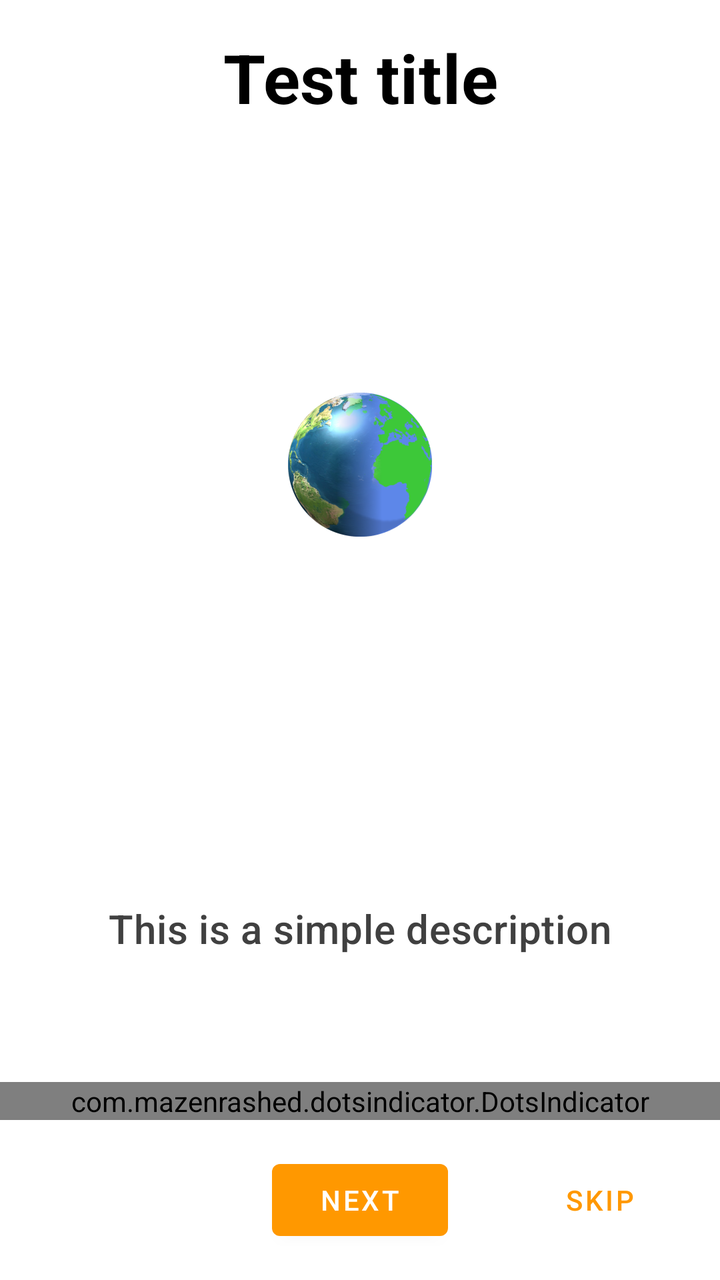
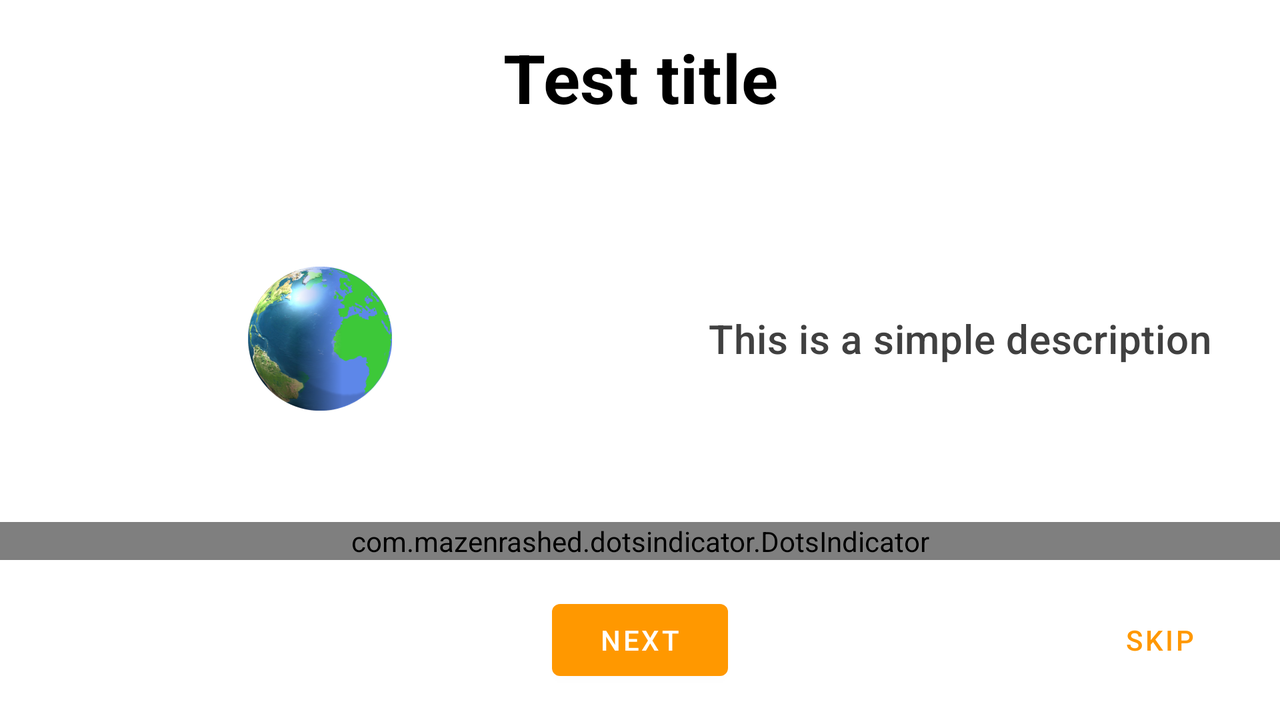

Two renders of one Android screen. The first uses the default layout on a phone; the second uses the alternative layout the repository ships for a different screen configuration, on a matching device. The two XML files are below.
<!-- AndroidManifest.xml: activity theme AppTheme.Onboard -->
<!-- res/layout/activity_onboard.xml -->
<?xml version="1.0" encoding="utf-8"?>
<androidx.constraintlayout.widget.ConstraintLayout xmlns:android="http://schemas.android.com/apk/res/android"
    xmlns:app="http://schemas.android.com/apk/res-auto"
    xmlns:tools="http://schemas.android.com/tools"
    android:layout_width="match_parent"
    android:layout_height="match_parent">

    <TextView
        android:id="@+id/title"
        android:layout_width="0dp"
        android:layout_height="wrap_content"
        android:layout_margin="16dp"
        android:gravity="center_horizontal"
        android:lines="1"
        android:textAppearance="@style/TextAppearance.MaterialComponents.Headline4"
        android:textColor="@color/black"
        android:textStyle="bold"
        app:layout_constraintBottom_toTopOf="@id/container"
        app:layout_constraintEnd_toEndOf="parent"
        app:layout_constraintStart_toStartOf="parent"
        app:layout_constraintTop_toTopOf="parent"
        tools:text="Test title" />

    <FrameLayout
        android:id="@+id/container"
        android:layout_width="0dp"
        android:layout_height="0dp"
        app:layout_constraintBottom_toTopOf="@id/indicator"
        app:layout_constraintEnd_toEndOf="parent"
        app:layout_constraintStart_toStartOf="parent"
        app:layout_constraintTop_toBottomOf="@id/title">

        <LinearLayout
            android:id="@+id/image_container"
            android:layout_width="match_parent"
            android:layout_height="match_parent"
            android:orientation="vertical">

            <ImageView
                android:id="@+id/image_image"
                android:layout_width="match_parent"
                android:layout_height="0dp"
                android:layout_margin="16dp"
                android:layout_weight="1"
                android:contentDescription="@string/image_description"
                android:scaleType="centerInside"
                tools:src="@mipmap/ic_launcher_foreground" />

            <TextView
                android:id="@+id/image_description"
                android:layout_width="match_parent"
                android:layout_height="wrap_content"
                android:layout_margin="16dp"
                android:gravity="center"
                android:lines="5"
                android:textAppearance="@style/TextAppearance.MaterialComponents.Headline6"
                android:textColor="@color/gray25"
                tools:text="This is a simple description" />
        </LinearLayout>

        <LinearLayout
            android:id="@+id/checkbox_container"
            android:layout_width="match_parent"
            android:layout_height="match_parent"
            android:orientation="vertical"
            android:visibility="gone">

            <TextView
                android:id="@+id/checkbox_description"
                android:layout_width="match_parent"
                android:layout_height="0dp"
                android:layout_margin="16dp"
                android:layout_weight="1"
                android:gravity="center"
                android:textAppearance="@style/TextAppearance.MaterialComponents.Headline6"
                android:textColor="@color/gray25"
                tools:text="This is a simple description" />

            <LinearLayout
                android:layout_width="match_parent"
                android:layout_height="wrap_content"
                android:orientation="horizontal">

                <TextView
                    android:id="@+id/checkbox_text"
                    android:layout_width="0dp"
                    android:layout_height="wrap_content"
                    android:layout_margin="16dp"
                    android:layout_weight="1"
                    android:gravity="center"
                    android:lines="3"
                    android:textAppearance="@style/TextAppearance.MaterialComponents.Headline6"
                    android:textColor="@color/colorAccent"
                    tools:text="This is the checkbox" />

                <androidx.appcompat.widget.AppCompatCheckBox
                    android:id="@+id/checkbox_checkbox"
                    android:layout_width="wrap_content"
                    android:layout_height="match_parent"
                    android:checked="false" />
            </LinearLayout>
        </LinearLayout>
    </FrameLayout>

    <com.mazenrashed.dotsindicator.DotsIndicator
        android:id="@+id/indicator"
        android:layout_width="match_parent"
        android:layout_height="wrap_content"
        app:dot_height="6dp"
        app:dot_width="6dp"
        app:first_dot_height="6dp"
        app:first_dot_width="6dp"
        app:first_selected_dot_resource="@drawable/dot_black"
        app:first_unselected_dot_resource="@drawable/dot_gray"
        app:layout_constraintBottom_toTopOf="@id/next"
        app:layout_constraintEnd_toEndOf="parent"
        app:layout_constraintStart_toStartOf="parent"
        app:layout_constraintTop_toBottomOf="@id/container"
        app:margins_between_dots="10dp"
        app:selected_dot_resource="@drawable/dot_black"
        app:unselected_dot_resource="@drawable/dot_gray" />

    <Button
        android:id="@+id/next"
        style="@style/Widget.MaterialComponents.Button"
        android:layout_width="wrap_content"
        android:layout_height="wrap_content"
        android:layout_margin="16dp"
        app:layout_constraintBottom_toBottomOf="parent"
        app:layout_constraintEnd_toEndOf="parent"
        app:layout_constraintStart_toStartOf="parent"
        app:layout_constraintTop_toBottomOf="@id/indicator"
        tools:text="Next" />

    <Button
        android:id="@+id/skip"
        style="@style/Widget.MaterialComponents.Button.TextButton"
        android:layout_width="wrap_content"
        android:layout_height="wrap_content"
        android:layout_margin="16dp"
        android:text="@string/skip"
        app:layout_constraintBottom_toBottomOf="parent"
        app:layout_constraintEnd_toEndOf="parent" />

</androidx.constraintlayout.widget.ConstraintLayout>
<!-- resources referenced by this layout -->
<resources>
  <color name="black">#000000</color>
  <color name="colorAccent">#6600FF</color>
  <color name="gray25">#404040</color>
  <!-- drawable dot_black (drawable-anydpi) -->
  <?xml version="1.0" encoding="utf-8"?>
  <shape xmlns:android="http://schemas.android.com/apk/res/android"
      android:shape="oval">
  
      <solid android:color="@color/black" />
  
      <size
          android:width="20dp"
          android:height="20dp" />
  </shape>
  <!-- drawable dot_gray (drawable-anydpi) -->
  <?xml version="1.0" encoding="utf-8"?>
  <shape xmlns:android="http://schemas.android.com/apk/res/android"
      android:shape="oval">
  
      <solid android:color="@color/gray25" />
  
      <size
          android:width="20dp"
          android:height="20dp" />
  </shape>
  <!-- mipmap ic_launcher_foreground: png bitmap (mipmap-hdpi, 22191 bytes) -->
  <string name="image_description">image</string>
  <string name="skip">Skip</string>
  <style name="AppTheme.Onboard">
          <item name="background">@color/almost_white</item>
      </style>
  <color name="almost_white">#EEEEEE</color>
</resources>
<!-- res/layout-land/activity_onboard.xml (the repository's variant of the layout above) -->
<!-- drawn on the phone turned sideways -->
<?xml version="1.0" encoding="utf-8"?>
<androidx.constraintlayout.widget.ConstraintLayout xmlns:android="http://schemas.android.com/apk/res/android"
    xmlns:app="http://schemas.android.com/apk/res-auto"
    xmlns:tools="http://schemas.android.com/tools"
    android:layout_width="match_parent"
    android:layout_height="match_parent">

    <TextView
        android:id="@+id/title"
        android:layout_width="0dp"
        android:layout_height="wrap_content"
        android:layout_margin="16dp"
        android:gravity="center_horizontal"
        android:lines="1"
        android:textAppearance="@style/TextAppearance.MaterialComponents.Headline4"
        android:textColor="@color/black"
        android:textStyle="bold"
        app:layout_constraintBottom_toTopOf="@id/container"
        app:layout_constraintEnd_toEndOf="parent"
        app:layout_constraintStart_toStartOf="parent"
        app:layout_constraintTop_toTopOf="parent"
        tools:text="Test title" />

    <FrameLayout
        android:id="@+id/container"
        android:layout_width="0dp"
        android:layout_height="0dp"
        app:layout_constraintBottom_toTopOf="@id/indicator"
        app:layout_constraintEnd_toEndOf="parent"
        app:layout_constraintStart_toStartOf="parent"
        app:layout_constraintTop_toBottomOf="@id/title">

        <LinearLayout
            android:id="@+id/image_container"
            android:layout_width="match_parent"
            android:layout_height="match_parent"
            android:orientation="horizontal">

            <ImageView
                android:id="@+id/image_image"
                android:layout_width="0dp"
                android:layout_height="match_parent"
                android:layout_margin="16dp"
                android:layout_weight="1"
                android:contentDescription="@string/image_description"
                android:scaleType="centerInside"
                tools:src="@mipmap/ic_launcher_foreground" />

            <TextView
                android:id="@+id/image_description"
                android:layout_width="0dp"
                android:layout_height="match_parent"
                android:layout_margin="16dp"
                android:layout_weight="1"
                android:gravity="center"
                android:lines="5"
                android:textAppearance="@style/TextAppearance.MaterialComponents.Headline6"
                android:textColor="@color/gray25"
                tools:text="This is a simple description" />
        </LinearLayout>

        <LinearLayout
            android:id="@+id/checkbox_container"
            android:layout_width="match_parent"
            android:layout_height="match_parent"
            android:orientation="vertical"
            android:visibility="gone">

            <TextView
                android:id="@+id/checkbox_description"
                android:layout_width="match_parent"
                android:layout_height="0dp"
                android:layout_margin="16dp"
                android:layout_weight="1"
                android:gravity="center"
                android:textAppearance="@style/TextAppearance.MaterialComponents.Headline6"
                android:textColor="@color/gray25"
                tools:text="This is a simple description" />

            <LinearLayout
                android:layout_width="match_parent"
                android:layout_height="wrap_content"
                android:orientation="horizontal">

                <TextView
                    android:id="@+id/checkbox_text"
                    android:layout_width="0dp"
                    android:layout_height="wrap_content"
                    android:layout_margin="16dp"
                    android:layout_weight="1"
                    android:gravity="center"
                    android:lines="3"
                    android:textAppearance="@style/TextAppearance.MaterialComponents.Headline6"
                    android:textColor="@color/colorAccent"
                    tools:text="This is the checkbox" />

                <androidx.appcompat.widget.AppCompatCheckBox
                    android:id="@+id/checkbox_checkbox"
                    android:layout_width="wrap_content"
                    android:layout_height="match_parent"
                    android:checked="false" />
            </LinearLayout>
        </LinearLayout>
    </FrameLayout>

    <com.mazenrashed.dotsindicator.DotsIndicator
        android:id="@+id/indicator"
        android:layout_width="match_parent"
        android:layout_height="wrap_content"
        app:dot_height="6dp"
        app:dot_width="6dp"
        app:first_dot_height="6dp"
        app:first_dot_width="6dp"
        app:first_selected_dot_resource="@drawable/dot_black"
        app:first_unselected_dot_resource="@drawable/dot_gray"
        app:layout_constraintBottom_toTopOf="@id/next"
        app:layout_constraintEnd_toEndOf="parent"
        app:layout_constraintStart_toStartOf="parent"
        app:layout_constraintTop_toBottomOf="@id/container"
        app:margins_between_dots="10dp"
        app:selected_dot_resource="@drawable/dot_black"
        app:unselected_dot_resource="@drawable/dot_gray" />

    <Button
        android:id="@+id/next"
        style="@style/Widget.MaterialComponents.Button"
        android:layout_width="wrap_content"
        android:layout_height="wrap_content"
        android:layout_margin="16dp"
        app:layout_constraintBottom_toBottomOf="parent"
        app:layout_constraintEnd_toEndOf="parent"
        app:layout_constraintStart_toStartOf="parent"
        app:layout_constraintTop_toBottomOf="@id/indicator"
        tools:text="Next" />

    <Button
        android:id="@+id/skip"
        style="@style/Widget.MaterialComponents.Button.TextButton"
        android:layout_width="wrap_content"
        android:layout_height="wrap_content"
        android:layout_margin="16dp"
        android:text="@string/skip"
        app:layout_constraintBottom_toBottomOf="parent"
        app:layout_constraintEnd_toEndOf="parent" />

</androidx.constraintlayout.widget.ConstraintLayout>
